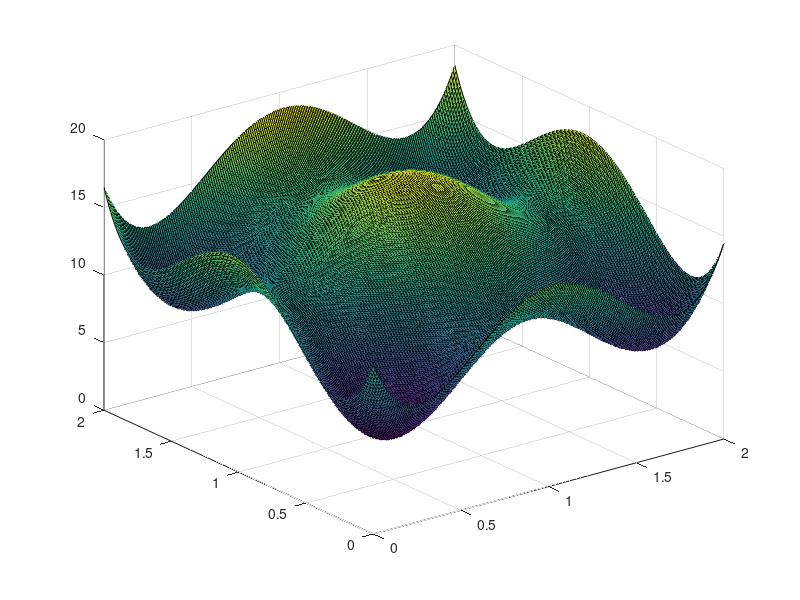
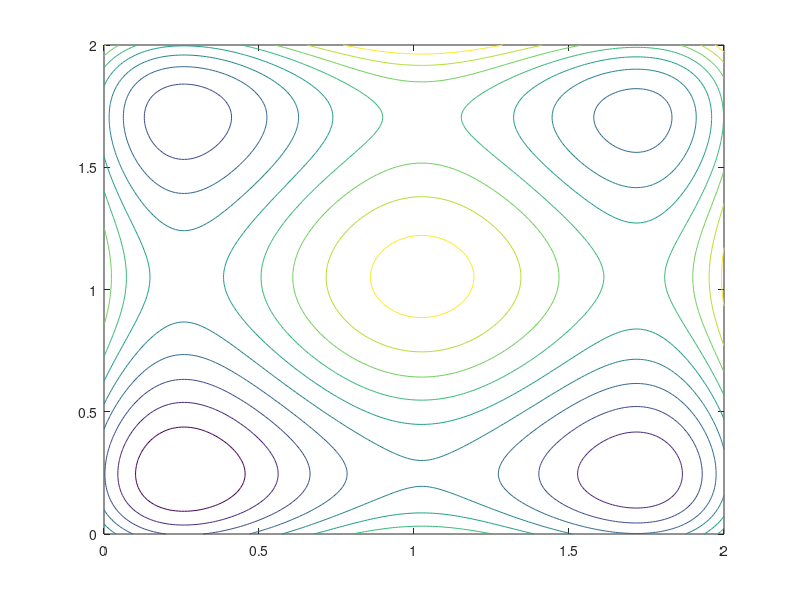

These charts were generated, in order, by the following MATLAB code: (Note: this script raises an error after producing the figures.)
%% Function definition
clear;
Lx = 2;
Ly = 2;
f = @(x,y) 15+x+2*y-(80/(Lx.^2)).*((x-Lx/2).^2+(y-Ly/2).^2)...
    +300/Ly.^4.*((x-Lx/2).^4+(y-Ly/2).^4);
x0 = [0.5;0.5];
tol = 10^-12;
gamma = 0.001;
%% Plotting function
[X,Y] = meshgrid(0:0.01:2);
figure (1)
surf(X,Y,f(X,Y));
figure (2)
contour(X,Y,f(X,Y));
% From the figures we can say that the minimum is approx at
% [0.22,0.22] and f = 5.2
%% Steepest descent
%Convergence check with hessian matrix
syms x y;
fsym = 15+x+2*y-(80/(Lx^2))*((x-Lx/2)^2+(y-Ly/2)^2)...
    +300/Ly^4*((x-Lx/2)^4+(y-Ly/2)^4);
hmat = hessian(fsym,[x,y]);
values = eig(subs(hmat,[x y],[x0(1) x0(2)])); % the values ar positive so it must converge
values = double(values);
%Calculation of the minimum value
fpx = @(x) 1-(80/Lx.^2).*(2.*(x-Lx/2))...
    +(300/Ly.^4).*(4.*(x-Lx/2).^3);
fpy = @(y) 2-(80/Lx.^2).*(2.*(y-Ly/2))...
    +(300/Ly.^4).*(4.*(y-Ly/2).^3);
gdient = [fpx(x0) fpy(x0)]';
relerror = 1;
iter = 0;
while relerror>tol
    xsol = x0 -gamma*fpx(x0);
    relerror = abs(f(xsol(1),xsol(2))-f(x0(1),x0(2)))...
        /abs(f(x0(1),x0(2)));
    x0 = xsol;
    iter = iter+1;
end
%% Modified gradient method
% Initial parameters definition
x02 = [0.5;0.5];
relerror2 = 1;
iter2 = 0; %#iterations for the mod. grad. method
iterg = 0; %#iterations for the condition on m 
m = 8;  %the value of m must be choosen in order to comply with 
        %Machine error 
while relerror2>=tol 
    gmod = gamma/2^m;
    xsol2 = x02 -gmod*fpx(x02);
    %Condition for m
    upplim = -(gamma/2^(m+1))*norm(fpx(x02))^2;
    cond = f(xsol2(1),xsol2(2))-f(x02(1),x02(2));
    while iterg<1000 && upplim<cond
        if (1/2^m<100*eps)
            m = m-1;
        end
        iterg = iterg +1;
    end
    %Calculation of the relative error
    relerror2 = abs(f(xsol2(1),xsol2(2))-f(x02(1),x02(2)))...
        /abs(f(x02(1),x02(2)));
    x02 = xsol2;
    iter2 = iter2+1;
end
%% Newton method
%Initial parameters definition
x03 = [0.2;0.2];
relerror3 = 1;
iter3 = 0;
while relerror3>=tol
    %deltax = invhessianmatrix*gradient of the function to min.
    deltax = -1*double(subs(hmat,[x y],[x03(1) x03(2)]))\fpx(x03);
    xsol3 = x03 + deltax;
    relerror3 = abs(f(xsol3(1),xsol3(2))-f(x03(1),x03(2)))...
        /abs(f(x03(1),x03(2)));
    x03 = xsol3;
    iter3 = iter3+1;
end
